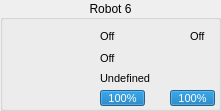
   <widget class="QGroupBox" name="groupBox_7">
    <property name="geometry">
     <rect>
      <x>1160</x>
      <y>86</y>
      <width>221</width>
      <height>111</height>
     </rect>
    </property>
    <property name="title">
     <string>Robot 6</string>
    </property>
    <property name="alignment">
     <set>Qt::AlignCenter</set>
    </property>
    <widget class="QLabel" name="sprite_7">
     <property name="geometry">
      <rect>
       <x>8</x>
       <y>29</y>
       <width>64</width>
       <height>64</height>
      </rect>
     </property>
     <property name="text">
      <string/>
     </property>
     <property name="pixmap">
      <pixmap resource="../../rsc.qrc">:/textures/textures/robots/blue/b6.png</pixmap>
     </property>
     <property name="scaledContents">
      <bool>true</bool>
     </property>
    </widget>
    <widget class="QProgressBar" name="battery_7">
     <property name="geometry">
      <rect>
       <x>100</x>
       <y>90</y>
       <width>45</width>
       <height>16</height>
      </rect>
     </property>
     <property name="font">
      <font>
       <pointsize>8</pointsize>
      </font>
     </property>
     <property name="value">
      <number>100</number>
     </property>
    </widget>
    <widget class="QLabel" name="status_7">
     <property name="geometry">
      <rect>
       <x>100</x>
       <y>28</y>
       <width>17</width>
       <height>17</height>
      </rect>
     </property>
     <property name="font">
      <font>
       <pointsize>8</pointsize>
      </font>
     </property>
     <property name="text">
      <string>Off</string>
     </property>
    </widget>
    <widget class="QLabel" name="dribble_7">
     <property name="geometry">
      <rect>
       <x>100</x>
       <y>50</y>
       <width>17</width>
       <height>17</height>
      </rect>
     </property>
     <property name="font">
      <font>
       <pointsize>8</pointsize>
      </font>
     </property>
     <property name="text">
      <string>Off</string>
     </property>
    </widget>
    <widget class="QLabel" name="role_7">
     <property name="geometry">
      <rect>
       <x>100</x>
       <y>70</y>
       <width>111</width>
       <height>17</height>
      </rect>
     </property>
     <property name="font">
      <font>
       <pointsize>8</pointsize>
      </font>
     </property>
     <property name="text">
      <string>Undefined</string>
     </property>
    </widget>
    <widget class="QProgressBar" name="chute_7">
     <property name="geometry">
      <rect>
       <x>170</x>
       <y>90</y>
       <width>45</width>
       <height>16</height>
      </rect>
     </property>
     <property name="font">
      <font>
       <pointsize>8</pointsize>
      </font>
     </property>
     <property name="autoFillBackground">
      <bool>false</bool>
     </property>
     <property name="value">
      <number>100</number>
     </property>
    </widget>
    <widget class="QLabel" name="label_38">
     <property name="geometry">
      <rect>
       <x>80</x>
       <y>50</y>
       <width>16</width>
       <height>16</height>
      </rect>
     </property>
     <property name="text">
      <string/>
     </property>
     <property name="pixmap">
      <pixmap resource="../../rsc.qrc">:/textures/textures/ui/dribble.png</pixmap>
     </property>
     <property name="scaledContents">
      <bool>true</bool>
     </property>
    </widget>
    <widget class="QLabel" name="imgrole_7">
     <property name="geometry">
      <rect>
       <x>80</x>
       <y>70</y>
       <width>16</width>
       <height>16</height>
      </rect>
     </property>
     <property name="text">
      <string/>
     </property>
     <property name="pixmap">
      <pixmap resource="../../rsc.qrc">:/textures/textures/ui/none.png</pixmap>
     </property>
     <property name="scaledContents">
      <bool>true</bool>
     </property>
    </widget>
    <widget class="QLabel" name="label_39">
     <property name="geometry">
      <rect>
       <x>150</x>
       <y>90</y>
       <width>16</width>
       <height>16</height>
      </rect>
     </property>
     <property name="text">
      <string/>
     </property>
     <property name="pixmap">
      <pixmap resource="../../rsc.qrc">:/textures/textures/ui/chute.png</pixmap>
     </property>
     <property name="scaledContents">
      <bool>true</bool>
     </property>
    </widget>
    <widget class="QLabel" name="label_40">
     <property name="geometry">
      <rect>
       <x>80</x>
       <y>30</y>
       <width>16</width>
       <height>14</height>
      </rect>
     </property>
     <property name="text">
      <string/>
     </property>
     <property name="pixmap">
      <pixmap resource="../../rsc.qrc">:/textures/textures/ui/connect.png</pixmap>
     </property>
     <property name="scaledContents">
      <bool>true</bool>
     </property>
    </widget>
    <widget class="QLabel" name="label_41">
     <property name="geometry">
      <rect>
       <x>80</x>
       <y>90</y>
       <width>16</width>
       <height>16</height>
      </rect>
     </property>
     <property name="text">
      <string/>
     </property>
     <property name="pixmap">
      <pixmap resource="../../rsc.qrc">:/textures/textures/ui/battery.png</pixmap>
     </property>
     <property name="scaledContents">
      <bool>true</bool>
     </property>
    </widget>
    <widget class="QLabel" name="vision_7">
     <property name="geometry">
      <rect>
       <x>190</x>
       <y>28</y>
       <width>17</width>
       <height>17</height>
      </rect>
     </property>
     <property name="font">
      <font>
       <pointsize>8</pointsize>
      </font>
     </property>
     <property name="text">
      <string>Off</string>
     </property>
    </widget>
    <widget class="QLabel" name="label_68">
     <property name="geometry">
      <rect>
       <x>170</x>
       <y>30</y>
       <width>16</width>
       <height>14</height>
      </rect>
     </property>
     <property name="text">
      <string/>
     </property>
     <property name="pixmap">
      <pixmap resource="../../rsc.qrc">:/textures/textures/ui/vision.png</pixmap>
     </property>
     <property name="scaledContents">
      <bool>true</bool>
     </property>
    </widget>
   </widget>
